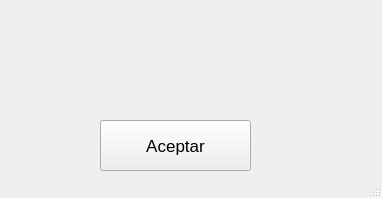
<?xml version="1.0" encoding="UTF-8"?>
<ui version="4.0">
 <class>MainWindow</class>
 <widget class="QMainWindow" name="MainWindow">
  <property name="geometry">
   <rect>
    <x>0</x>
    <y>0</y>
    <width>382</width>
    <height>198</height>
   </rect>
  </property>
  <property name="minimumSize">
   <size>
    <width>0</width>
    <height>0</height>
   </size>
  </property>
  <property name="windowTitle">
   <string>MainWindow</string>
  </property>
  <widget class="QWidget" name="centralwidget">
   <widget class="QLabel" name="label_mensaje">
    <property name="geometry">
     <rect>
      <x>40</x>
      <y>50</y>
      <width>291</width>
      <height>51</height>
     </rect>
    </property>
    <property name="font">
     <font>
      <pointsize>13</pointsize>
     </font>
    </property>
    <property name="text">
     <string/>
    </property>
   </widget>
   <widget class="QPushButton" name="btn_aceptar">
    <property name="enabled">
     <bool>true</bool>
    </property>
    <property name="geometry">
     <rect>
      <x>100</x>
      <y>120</y>
      <width>151</width>
      <height>51</height>
     </rect>
    </property>
    <property name="font">
     <font>
      <pointsize>13</pointsize>
     </font>
    </property>
    <property name="text">
     <string>Aceptar</string>
    </property>
   </widget>
  </widget>
  <widget class="QStatusBar" name="statusbar"/>
 </widget>
 <resources/>
 <connections/>
</ui>
